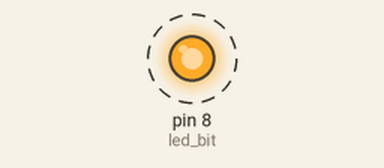
The sketch below on a simulated Arduino Uno, built with avr-gcc and run on an emulated ATmega328P. Shown: output pins drawn as LEDs (lit = HIGH). Dashed ring = blinking.

Above: at 0.12 s.
Timing chart, 0 to 3.0 s (numbered marks = the images above):
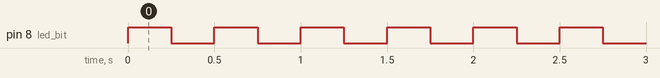

The sketch:

timers_2.ino
```cpp
#define set_bit(_addr, _bit)(_addr |= 1<<_bit)
#define flip_bit(_addr, _bit)(_addr ^= 1<<_bit)
#define check_bit(_addr, _bit)( _addr & 1<<_bit)

#define led_ddr DDRB
#define led_port PORTB
#define led_bit 0

void setup() {

  set_bit(led_ddr, led_bit);                   //set led pin as output, pin 8

  TCCR1A = 0;
  TCCR1B = 0;

  set_bit(TCCR1B, WGM12);                     //configure timer1 for CTC mode
  OCR1A = 15624;                              //CTC compare value
  set_bit(TCCR1B, CS12);                      // set Fcpu/256
  //TCCR1B |= ((1 << CS10) | (1 << CS11));    // Start timer at Fcpu/64

  while(1){
    if(check_bit(TIFR1, OCF1A)){               //if OCF1A flag on TIFR register is set because TCNT overflowed OCR1A value, timer count resets at overflow
      flip_bit(led_port, led_bit);             //toggle led
      set_bit(TIFR1, OCF1A);                   //clear OCF1A flag
    }
  }
}

void loop() {}
```

Measured:
- by itself, pin 8 (led_bit): alternates HIGH for 0.25 s and LOW for 0.25 s
